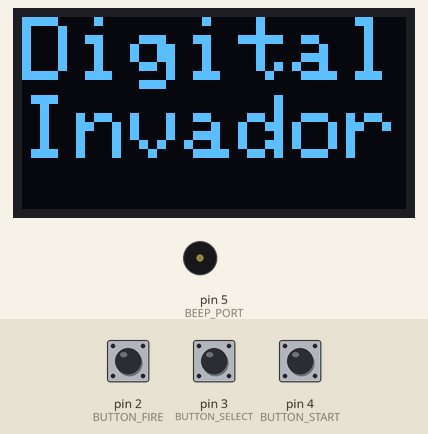
A sketch run on a simulated Arduino Uno, built with avr-gcc and run on an emulated ATmega328P. Shown: 128×64 one-colour display, buzzer (waves = sounding). Inputs (shaded band) come from the test bench; at power-on: pin 2 (BUTTON_FIRE) HIGH, pin 3 (BUTTON_SELECT) HIGH, pin 4 (BUTTON_START) HIGH. Random numbers use the default seed unless the sketch sets one; what the sketch prints to the serial monitor is not drawn.

Above: at 1.2 s.
At 3.3 s:
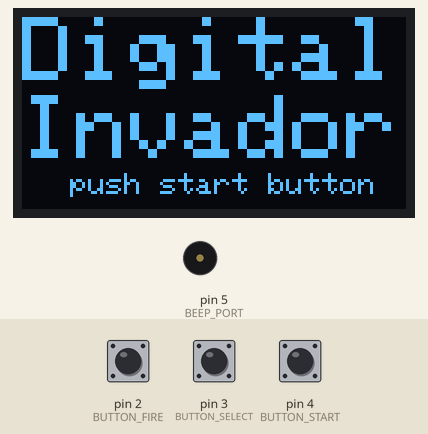
3.4 s: pin 2 (BUTTON_FIRE) pulled LOW for 0.15 s
At 4.9 s:
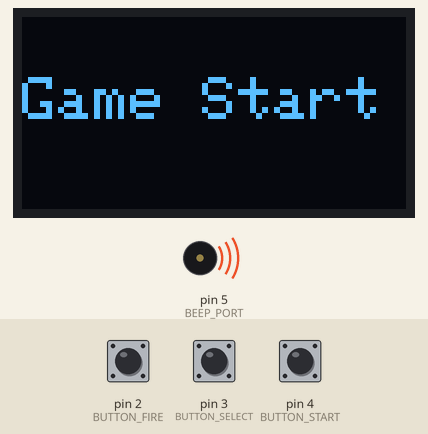
5.4 s: pin 3 (BUTTON_SELECT) pulled LOW for 0.15 s
At 5.79 s:
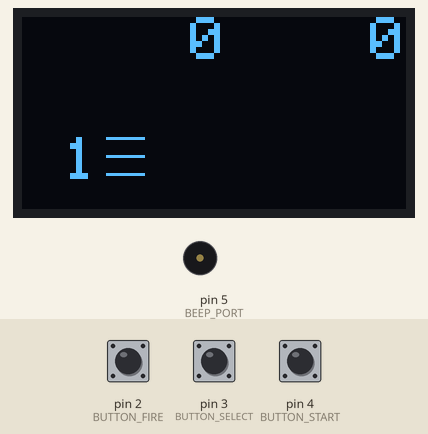
8.2 s: pin 3 (BUTTON_SELECT) pulled LOW for 1 s
At 15.8 s:
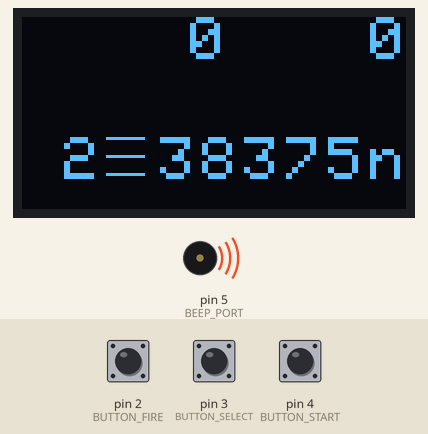
Timing chart, 0 to 19.4 s (numbered marks = the images above; inputs shaded):
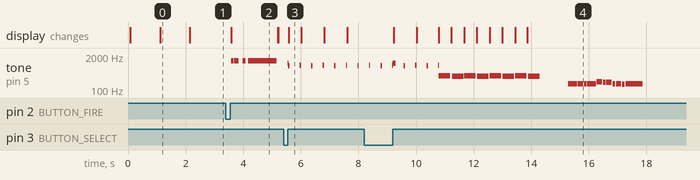

The sketch:

digital_invador_oled.ino
```cpp
#include <MsTimer2.h>
#include <Adafruit_GFX.h>
#include <Adafruit_SSD1306.h>

#if (SSD1306_LCDHEIGHT != 64)
#error("Height incorrect, please fix Adafruit_SSD1306.h!");
#endif

#define OLED_MOSI   9
#define OLED_CLK   10
#define OLED_DC    7
#define OLED_CS    12
#define OLED_RESET 13
Adafruit_SSD1306 display(OLED_MOSI, OLED_CLK, OLED_DC, OLED_RESET, OLED_CS);

#define SCORE_Y 0
#define GAME_Y 40
#define LEVEL_Y 40
#define CHAR_W 14
#define CHAR_UFO "n"
#define CHAR_EMPTY " "

#define EMPTY -2
#define UFO -1
#define LED_EMPTY 0B00000000
#define LED_WALL 0B01001001
#define LED_UFO 0B00010101
#define PUSH_SHORT 10
#define BUTTON_START 4
#define BUTTON_SELECT 3
#define BUTTON_FIRE 2
#define BEEP_PORT 5

#define FREQ_START 1319 //E6
#define FREQ_ADVANCE0 831 //GS5
#define FREQ_ADVANCE1 880 //A5
#define FREQ_SELECT 1047 //C6
#define FREQ_HIT1 587    //D5
#define FREQ_HIT2 659    //E5
#define FREQ_MISS 104    //GS2
#define FREQ_OVER1 349 //F4
#define FREQ_OVER2 330 //E4
#define FREQ_HIGH1 1319 //E6
#define FREQ_HIGH2 1397 //F6
#define FREQ_END1 587 //D5
#define FREQ_END2 523 //C5
#define FREQ_END3 494 //B4

#define SPEED1 400
#define SPEED2 300
#define SPEED3 200
#define SPEED4 150
#define SPEED5 80

#define LEVEL2 50 //20
#define LEVEL3 100 //40
#define LEVEL4 150 //60
#define LEVEL5 200 //80

#define NOTE_C3  131
#define NOTE_CS3 139
#define NOTE_D3  147
#define NOTE_DS3 156
#define NOTE_E3  165
#define NOTE_F3  175
#define NOTE_FS3 185
#define NOTE_G3  196
#define NOTE_GS3 208
#define NOTE_A3  220
#define NOTE_AS3 233
#define NOTE_B3  247

int advance_step;
int advance_speed;
int soundtest;

int selection;
int fire;
bool nowGame;
int enemy[6];
int highscore;
int myscore;
int level;

void setup() {
  Serial.begin(9600);

  randomSeed(analogRead(0));

  pinMode(BUTTON_START, INPUT_PULLUP);
  pinMode(BUTTON_SELECT, INPUT_PULLUP);
  pinMode(BUTTON_FIRE, INPUT_PULLUP);
  pinMode(BEEP_PORT, OUTPUT);

  init_oled();
  disp_title();

  nowGame = false;
  highscore = 0;
  level = 1;

  soundtest = 1;
  advance_speed = SPEED1;
  advance_step = 0;
  Serial.println("setup complete");
}

void init_oled() {
  Serial.println("init_oled");
  display.begin(SSD1306_SWITCHCAPVCC);
  display.clearDisplay();
  display.setTextColor(WHITE);
}

void disp_title() {
  display.clearDisplay();
  display.display();
  display.setTextSize(3);
  display.setCursor( 0, 0);display.println("Digital");
  display.display();
  delay(1000);
  display.setCursor( 0,26);display.println("Invador");
  display.display();
  delay(1000);
  display.setTextSize(1);
  display.setCursor(16, 52);display.print("push start button");
  display.display();
  display.setTextSize(2);
  //delay(3000);
  //display.clearDisplay();
  //display.display();

  //disp_highscore();
  //disp_myscore();
  //disp_game();
}

void disp_refresh() {
  display.clearDisplay();
  display.setTextSize(2);
  display.setTextColor(WHITE);
  display.setCursor( 0, 20);//display.println('temp);
  display.setCursor( 0, 50);//display.println(meter);
  display.display();
}

void advance() {
  interrupts();

  if(advance_step == 0){
    tone(BEEP_PORT, FREQ_ADVANCE0, 50);
    advance_step = 1;
    return;
  }else{
    tone(BEEP_PORT, FREQ_ADVANCE1, 50);
    advance_step = 0;
  }

  if(enemy[0] != EMPTY){
    game_over();
    return;
  }
  enemy[0] = enemy[1];
  enemy[1] = enemy[2];
  enemy[2] = enemy[3];
  enemy[3] = enemy[4];
  enemy[4] = enemy[5];
  enemy[5] = random(UFO, 9);
}

boolean pushed(int pin) {
  long gauge = 0;
  while (!digitalRead(pin)){
    gauge++;
  }
  if (gauge > PUSH_SHORT){
    return true;
  }
  else return false;
}

void game_start() {
  display.clearDisplay();
  display.setCursor(0, 20);
  display.println("Game Start");
  display.display();

  selection = 0;
  fire = 0;
  for(int i = 0; i < 6; i++){
    enemy[i] = EMPTY;
  }
  myscore = 0;
  level = 1;

  //スコア表示
  disp_highscore();
  disp_myscore();

  tone(BEEP_PORT, FREQ_START, 100);
  delay(110);
  tone(BEEP_PORT, FREQ_START, 150);
  delay(300);
  tone(BEEP_PORT, FREQ_START, 100);
  delay(180);
  tone(BEEP_PORT, FREQ_START, 1000);
  delay(1000);

  advance_speed = SPEED1;
  MsTimer2::set(advance_speed, advance);
  MsTimer2::start();

  display.clearDisplay();
  display.display();
  nowGame = true;
}

void game_over() {
  MsTimer2::stop();
  nowGame = false;

  for(int i = 0; i < 4; i++){
    display.clearDisplay();
    display.display();
    tone(BEEP_PORT, FREQ_OVER1, 400);
    delay(400);

    disp_game();
    display.display();
    tone(BEEP_PORT, FREQ_OVER2, 400);
    delay(400);
  }

  delay(1000);
  if(myscore > highscore){
    tone(BEEP_PORT, FREQ_HIGH1, 200);
    delay(200);
    tone(BEEP_PORT, FREQ_HIGH2, 200);
    delay(200);
    tone(BEEP_PORT, FREQ_HIGH1, 200);
    delay(200);
    tone(BEEP_PORT, FREQ_HIGH2, 200);
    delay(200);
    tone(BEEP_PORT, FREQ_HIGH1, 200);
    delay(200);
    tone(BEEP_PORT, FREQ_HIGH2, 800);
    delay(800);
    highscore = myscore;
  }else{
    tone(BEEP_PORT, NOTE_F3, 300);
    delay(330);
    tone(BEEP_PORT, NOTE_F3, 190);
    delay(220);
    tone(BEEP_PORT, NOTE_F3, 80);
    delay(110);
    tone(BEEP_PORT, NOTE_F3, 300);
    delay(330);
    tone(BEEP_PORT, NOTE_GS3, 190);
    delay(220);
    tone(BEEP_PORT, NOTE_G3, 80);
    delay(110);
    tone(BEEP_PORT, NOTE_G3, 190);
    delay(220);
    tone(BEEP_PORT, NOTE_F3, 80);
    delay(110);
    tone(BEEP_PORT, NOTE_F3, 190);
    delay(220);
    tone(BEEP_PORT, NOTE_E3, 80);
    delay(110);
    tone(BEEP_PORT, NOTE_F3, 600);
    delay(660);
  }
  disp_highscore();
  disp_myscore();
  disp_game();
  delay(3000);

  for(int i = 0; i < 6; i++){
    enemy[i] = EMPTY;
  }
  selection = 0;
  disp_title();
}

void hantei() {
  //スコア表示
  disp_highscore();
  disp_myscore();

  int hittype = 0;
  bool hit = false;
  for(int i = 0; i < 6; i++){
    if(enemy[i] == selection){
      if(enemy[i] == -1){
        myscore+=10;
        hittype = 2;
      }else{
        myscore+=(i+1);
        hittype = 1;
      }
      for(int j = i; j > 0; j--){
        enemy[j] = enemy[j - 1];
      }
      enemy[0] = EMPTY;
      hit = true;
      break;
    }
  }

  int old_speed = advance_speed;
  if((myscore >= LEVEL2)&&(myscore < LEVEL3)){
    advance_speed = SPEED2;
    level = 2;
  }else if((myscore >= LEVEL3)&&(myscore < LEVEL4)){
    advance_speed = SPEED3;
    level = 3;
  }else if((myscore >= LEVEL4)&&(myscore < LEVEL5)){
    advance_speed = SPEED4;
    level = 4;
  }else if(myscore >= LEVEL5){
    advance_speed = SPEED5;
    level = 5;
  }
  if(old_speed != advance_speed){
    MsTimer2::stop();
    MsTimer2::set(advance_speed, advance);
    MsTimer2::start();
  }

  if(hittype == 0){
    tone(BEEP_PORT, FREQ_MISS, 100);
  }else if(hittype == 1){
    tone(BEEP_PORT, FREQ_HIT1, 100);
  }else{
    tone(BEEP_PORT, FREQ_HIT1, 50);
    delay(50);
    tone(BEEP_PORT, FREQ_HIT2, 100);
  }
}

void disp_myscore() {
  String score = "    ";
  score.concat(myscore);
  String dscore = score.substring(score.length() - 4);
  display.setTextSize(2);
  display.setCursor(80, SCORE_Y);display.print(dscore);
  //display.display();
}

void disp_highscore() {
  String score = "    ";
  score.concat(highscore);
  String dscore = score.substring(score.length() - 4);
  display.setTextSize(2);
  display.setCursor(20, SCORE_Y);display.print(dscore);
  //display.display();
}

void disp_game() {
  display.clearDisplay();
  display.setTextSize(2);
  display.setTextColor(WHITE);

  int i;
  //自分の照準
  display.setCursor(CHAR_W, GAME_Y);
  if(selection >= 0 && selection <= 9){
    display.print(selection);
  }else if(selection == UFO){
    display.print(CHAR_UFO);
  }
  //壁
  //display.setCursor(CHAR_W*2, GAME_Y);
  //display.print("E");
  display.drawLine(CHAR_W*2, GAME_Y,    CHAR_W*3-2, GAME_Y, WHITE);
  display.drawLine(CHAR_W*2, GAME_Y+6,  CHAR_W*3-2, GAME_Y+6, WHITE);
  display.drawLine(CHAR_W*2, GAME_Y+12, CHAR_W*3-2, GAME_Y+12, WHITE);

  //敵
  for(i = 0; i < 6; i++){
    int keta = i;
    display.setCursor(CHAR_W*keta+20+CHAR_W, GAME_Y);
    display.print(CHAR_EMPTY);
    if(enemy[i] == UFO){
      display.print(CHAR_UFO);
    }else if(enemy[i] == EMPTY){
      display.print(CHAR_EMPTY);
    }else{
      display.print(enemy[i]);
    }
  }

  //display.setCursor(80, LEVEL_Y);
  //display.print(level);

  disp_highscore();
  disp_myscore();
  display.display();
}

void loop() {

  if(nowGame){
    if(pushed(BUTTON_SELECT)){
      tone(BEEP_PORT, FREQ_SELECT, 100);
      selection++;
      if(selection > 9){
        selection = UFO;
      }
    }

    if(pushed(BUTTON_FIRE)){
      hantei();
    }
    disp_game();
  }else{
    //スコア表示
    //disp_highscore();
    //disp_myscore();
    //disp_game();

    if(pushed(BUTTON_SELECT) || pushed(BUTTON_FIRE) || pushed(BUTTON_START)){
      Serial.println("button pushed then game start");
      game_start();
    }
  }
}
```

Measured:
- after the input at 3.4 s, tone on pin 5 (BEEP_PORT): plays 1319 Hz for 0.10 s, 1319 Hz for 0.15 s, 1319 Hz for 0.10 s, 1319 Hz for 1.0 s, starting after 0.18 s; the display: changes after 0.18 s (image 2)
- what the display in image 0 shows lasts 1.0 s, from 1.1 s to 2.1 s
- what the display in image 2 shows lasts 1.6 s, from 3.6 s to 5.2 s
- what the display in image 3 shows lasts 0.4 s, from 5.6 s to 6.0 s
